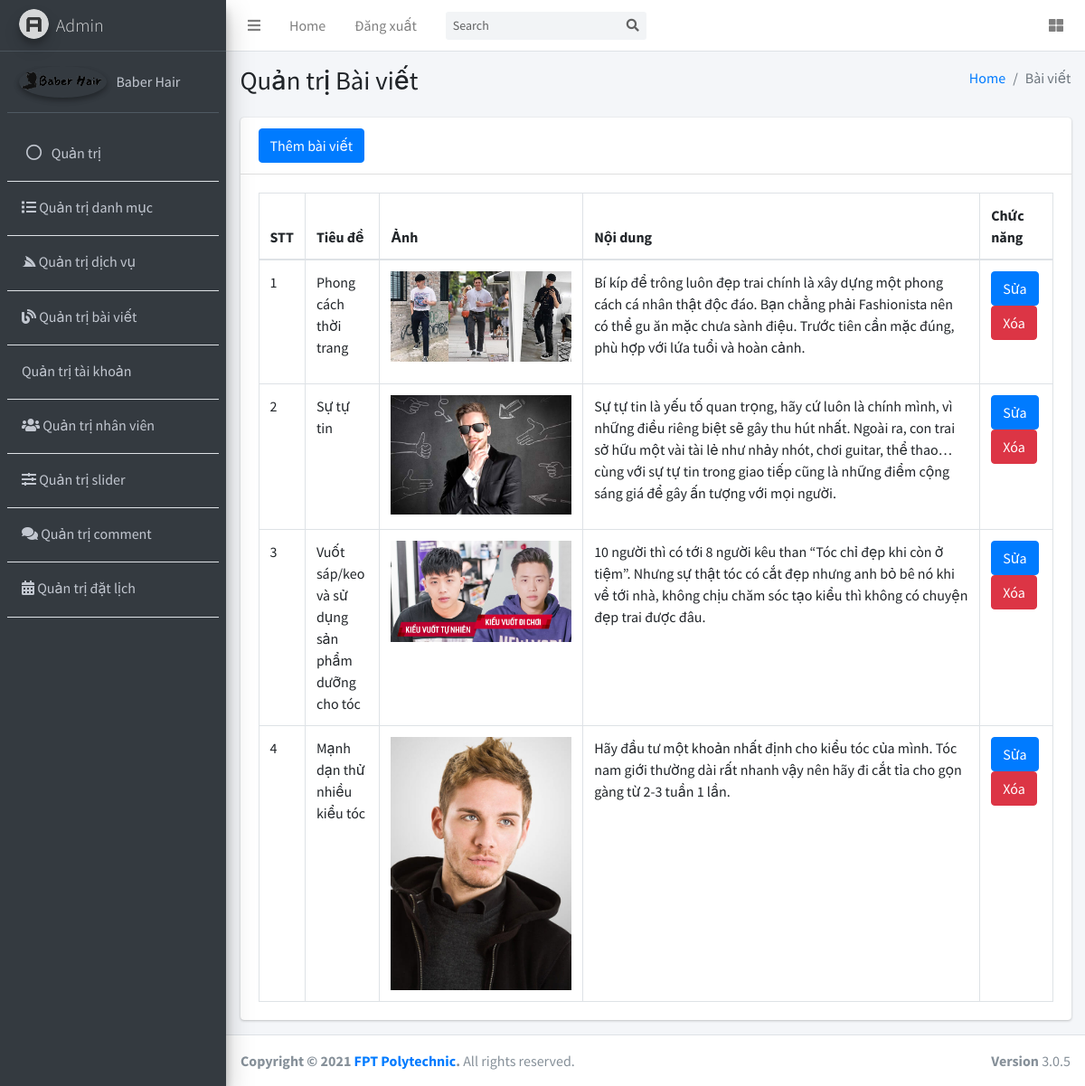
Page /admin/articles.php on the committed database.
### tables this page shows
CREATE TABLE `articles` (
  `article_id` int(11) NOT NULL,
  `title` varchar(255) NOT NULL,
  `content` varchar(500) NOT NULL,
  `created_at` timestamp NOT NULL DEFAULT current_timestamp() ON UPDATE current_timestamp(),
  `update_at` timestamp NOT NULL DEFAULT current_timestamp() ON UPDATE current_timestamp(),
  `image` varchar(255) NOT NULL
);

### admin/articles.php (the view)
<?php
require_once "../connection.php";
$stt = 0;
$sql = "SELECT * FROM articles ";
$stmt = $conn->prepare($sql);
$stmt->execute();
$article = $stmt->fetchAll(PDO::FETCH_ASSOC);
?>
<!DOCTYPE html>
<html lang="en">
<?php
require_once "headerQT.php";
?>
<body class="hold-transition sidebar-mini layout-fixed">
    <div class="wrapper">
        <div class="content-wrapper">
            <section class="content-header">
                <div class="container-fluid">
                    <div class="mb-2 row">
                        <div class="col-sm-6">
                            <h1>Quản trị Bài viết </h1>
                        </div>
                        <div class="col-sm-6">
                            <ol class="breadcrumb float-sm-right">
                                <li class="breadcrumb-item"><a href="#">Home</a></li>
                                <li class="breadcrumb-item active">Bài viết</li>
                            </ol>
                        </div>
                    </div>
                </div>
            </section>
            <section class="content">
                <div class="container-fluid">
                    <div class="row">
                        <div class="col-12">
                            <div class="card">
                                <div class="card-header">
                                    <a href="addArticle.php" class="btn btn-primary">Thêm bài viết</a>
                                </div>
                                <div class="card-body">
                                    <table id="example2" class="table table-bordered table-hover">
                                        <thead>
                                            <tr>
                                                <th>STT</th>
                                                <th>Tiêu đề</th>
                                                <th>Ảnh</th>
                                                <th>Nội dung</th>
                                                <th>Chức năng</th>
                                            </tr>
                                        </thead>
                                        <tbody>
                                            <?php foreach ($article as $row) : ?>
                                                <tr>
                                                    <td scope="article"><?= $stt += 1 ?></td>
                                                    <td style="max-width: 150px;"><?= $row['title'] ?></td>
                                                    <td>
                                                        <img src="../upload/<?= $row['image'] ?>" alt="" width="200px">
                                                    </td>
                                                    <td style="width:50%"><?= $row['content'] ?></td>
                                                    <td> <a href="editArticle.php?article_id=<?= $row['article_id'] ?>" type="submit" class="btn btn-primary" name="sua">Sửa</a>
                                                        <a href="deleteArticle.php?article_id=<?= $row['article_id'] ?>" class="btn btn-danger" onclick="return alert('Bạn có chắc chắn xóa k ?')" name="xoa">Xóa</a>
                                                    </td>
                                                </tr>
                                            <?php endforeach; ?>
                                        </tbody>
                                    </table>
                                </div>
                            </div>
                        </div>
                    </div>
                </div>
            </section>
        </div>
</body>
<?php
require_once("footerQT.php");
?>
</html>

### rows in the picture
articles: stt "1", title "Phong cách thời trang", image (picture), content "Bí kíp để trông luôn đẹp trai chính là xây dựng một phong cách cá nhân thật độc đáo. Bạn chẳng phải Fashionista nên có thể gu ăn mặc chưa sành điệu. Trước tiên cần mặc đúng, phù hợp với lứa tuổi và hoàn cảnh."
articles: stt "2", title "Sự tự tin", image (picture), content "Sự tự tin là yếu tố quan trọng, hãy cứ luôn là chính mình, vì những điều riêng biệt sẽ gây thu hút nhất. Ngoài ra, con trai sở hữu một vài tài lẻ như nhảy nhót, chơi guitar, thể thao… cùng với sự tự tin trong giao tiếp cũng là những điểm cộng sáng giá để gây ấn tượng với mọi người."
articles: stt "3", title "Vuốt sáp/keo và sử dụng sản phẩm dưỡng cho tóc", image (placeholder picture), content "10 người thì có tới 8 người kêu than “Tóc chỉ đẹp khi còn ở tiệm”. Nhưng sự thật tóc có cắt đẹp nhưng anh bỏ bê nó khi về tới nhà, không chịu chăm sóc tạo kiểu thì không có chuyện đẹp trai được đâu."
articles: stt "4", title "Mạnh dạn thử nhiều kiểu tóc", image (picture), content "Hãy đầu tư một khoản nhất định cho kiểu tóc của mình. Tóc nam giới thường dài rất nhanh vậy nên hãy đi cắt tỉa cho gọn gàng từ 2-3 tuần 1 lần."
